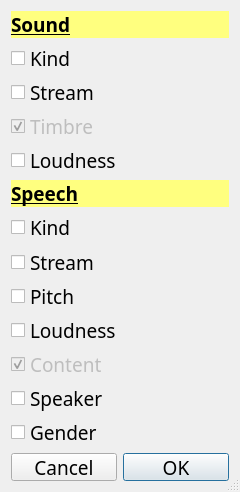
<?xml version="1.0" encoding="UTF-8"?>
<ui version="4.0">
 <class>DialogSndTextSettings</class>
 <widget class="QDialog" name="DialogSndTextSettings">
  <property name="geometry">
   <rect>
    <x>0</x>
    <y>0</y>
    <width>240</width>
    <height>492</height>
   </rect>
  </property>
  <property name="minimumSize">
   <size>
    <width>240</width>
    <height>480</height>
   </size>
  </property>
  <property name="maximumSize">
   <size>
    <width>2000</width>
    <height>2000</height>
   </size>
  </property>
  <property name="font">
   <font>
    <family>Fira Mono</family>
    <pointsize>12</pointsize>
   </font>
  </property>
  <property name="windowTitle">
   <string>Sound Text Settings</string>
  </property>
  <property name="sizeGripEnabled">
   <bool>true</bool>
  </property>
  <layout class="QGridLayout" name="gridLayout">
   <item row="0" column="0">
    <layout class="QVBoxLayout" name="verticalLayout">
     <item>
      <widget class="QLabel" name="label">
       <property name="font">
        <font>
         <family>Fira Mono</family>
         <pointsize>14</pointsize>
         <bold>true</bold>
         <underline>true</underline>
        </font>
       </property>
       <property name="styleSheet">
        <string notr="true">background-color: rgb(255, 255, 127);
color: rgb(0, 0, 0);</string>
       </property>
       <property name="text">
        <string>Sound</string>
       </property>
      </widget>
     </item>
     <item>
      <widget class="QCheckBox" name="checkBoxSoundKind">
       <property name="font">
        <font>
         <family>Fira Mono</family>
         <pointsize>14</pointsize>
        </font>
       </property>
       <property name="text">
        <string>Kind</string>
       </property>
      </widget>
     </item>
     <item>
      <widget class="QCheckBox" name="checkBoxSoundStream">
       <property name="font">
        <font>
         <family>Fira Mono</family>
         <pointsize>14</pointsize>
        </font>
       </property>
       <property name="text">
        <string>Stream</string>
       </property>
      </widget>
     </item>
     <item>
      <widget class="QCheckBox" name="checkBoxSoundTimbre">
       <property name="enabled">
        <bool>false</bool>
       </property>
       <property name="font">
        <font>
         <family>Fira Mono</family>
         <pointsize>14</pointsize>
        </font>
       </property>
       <property name="text">
        <string>Timbre</string>
       </property>
       <property name="checkable">
        <bool>true</bool>
       </property>
       <property name="checked">
        <bool>true</bool>
       </property>
      </widget>
     </item>
     <item>
      <widget class="QCheckBox" name="checkBoxSoundLoudness">
       <property name="font">
        <font>
         <family>Fira Mono</family>
         <pointsize>14</pointsize>
        </font>
       </property>
       <property name="text">
        <string>Loudness</string>
       </property>
      </widget>
     </item>
     <item>
      <widget class="QLabel" name="label_2">
       <property name="font">
        <font>
         <family>Fira Mono</family>
         <pointsize>14</pointsize>
         <bold>true</bold>
         <underline>true</underline>
        </font>
       </property>
       <property name="styleSheet">
        <string notr="true">background-color: rgb(255, 255, 127);
color: rgb(0, 0, 0);</string>
       </property>
       <property name="text">
        <string>Speech</string>
       </property>
      </widget>
     </item>
     <item>
      <widget class="QCheckBox" name="checkBoxSpeechKind">
       <property name="font">
        <font>
         <family>Fira Mono</family>
         <pointsize>14</pointsize>
        </font>
       </property>
       <property name="text">
        <string>Kind</string>
       </property>
      </widget>
     </item>
     <item>
      <widget class="QCheckBox" name="checkBoxSpeechStream">
       <property name="font">
        <font>
         <family>Fira Mono</family>
         <pointsize>14</pointsize>
        </font>
       </property>
       <property name="text">
        <string>Stream</string>
       </property>
      </widget>
     </item>
     <item>
      <widget class="QCheckBox" name="checkBoxSpeechPitch">
       <property name="font">
        <font>
         <family>Fira Mono</family>
         <pointsize>14</pointsize>
        </font>
       </property>
       <property name="text">
        <string>Pitch</string>
       </property>
      </widget>
     </item>
     <item>
      <widget class="QCheckBox" name="checkBoxSpeechLoudness">
       <property name="font">
        <font>
         <family>Fira Mono</family>
         <pointsize>14</pointsize>
        </font>
       </property>
       <property name="text">
        <string>Loudness</string>
       </property>
      </widget>
     </item>
     <item>
      <widget class="QCheckBox" name="checkBoxSpeechContent">
       <property name="enabled">
        <bool>false</bool>
       </property>
       <property name="font">
        <font>
         <family>Fira Mono</family>
         <pointsize>14</pointsize>
        </font>
       </property>
       <property name="text">
        <string>Content</string>
       </property>
       <property name="checked">
        <bool>true</bool>
       </property>
      </widget>
     </item>
     <item>
      <widget class="QCheckBox" name="checkBoxSpeechSpeaker">
       <property name="font">
        <font>
         <family>Fira Mono</family>
         <pointsize>14</pointsize>
        </font>
       </property>
       <property name="text">
        <string>Speaker</string>
       </property>
      </widget>
     </item>
     <item>
      <widget class="QCheckBox" name="checkBoxSpeechGender">
       <property name="font">
        <font>
         <family>Fira Mono</family>
         <pointsize>14</pointsize>
        </font>
       </property>
       <property name="text">
        <string>Gender</string>
       </property>
      </widget>
     </item>
     <item>
      <layout class="QHBoxLayout" name="horizontalLayout">
       <item>
        <widget class="QPushButton" name="pushButtonCancel">
         <property name="font">
          <font>
           <family>Fira Mono</family>
           <pointsize>14</pointsize>
          </font>
         </property>
         <property name="text">
          <string>Cancel</string>
         </property>
        </widget>
       </item>
       <item>
        <widget class="QPushButton" name="pushButtonOK">
         <property name="font">
          <font>
           <family>Fira Mono</family>
           <pointsize>14</pointsize>
          </font>
         </property>
         <property name="text">
          <string>OK</string>
         </property>
         <property name="default">
          <bool>true</bool>
         </property>
        </widget>
       </item>
      </layout>
     </item>
    </layout>
   </item>
  </layout>
 </widget>
 <resources/>
 <connections/>
</ui>
